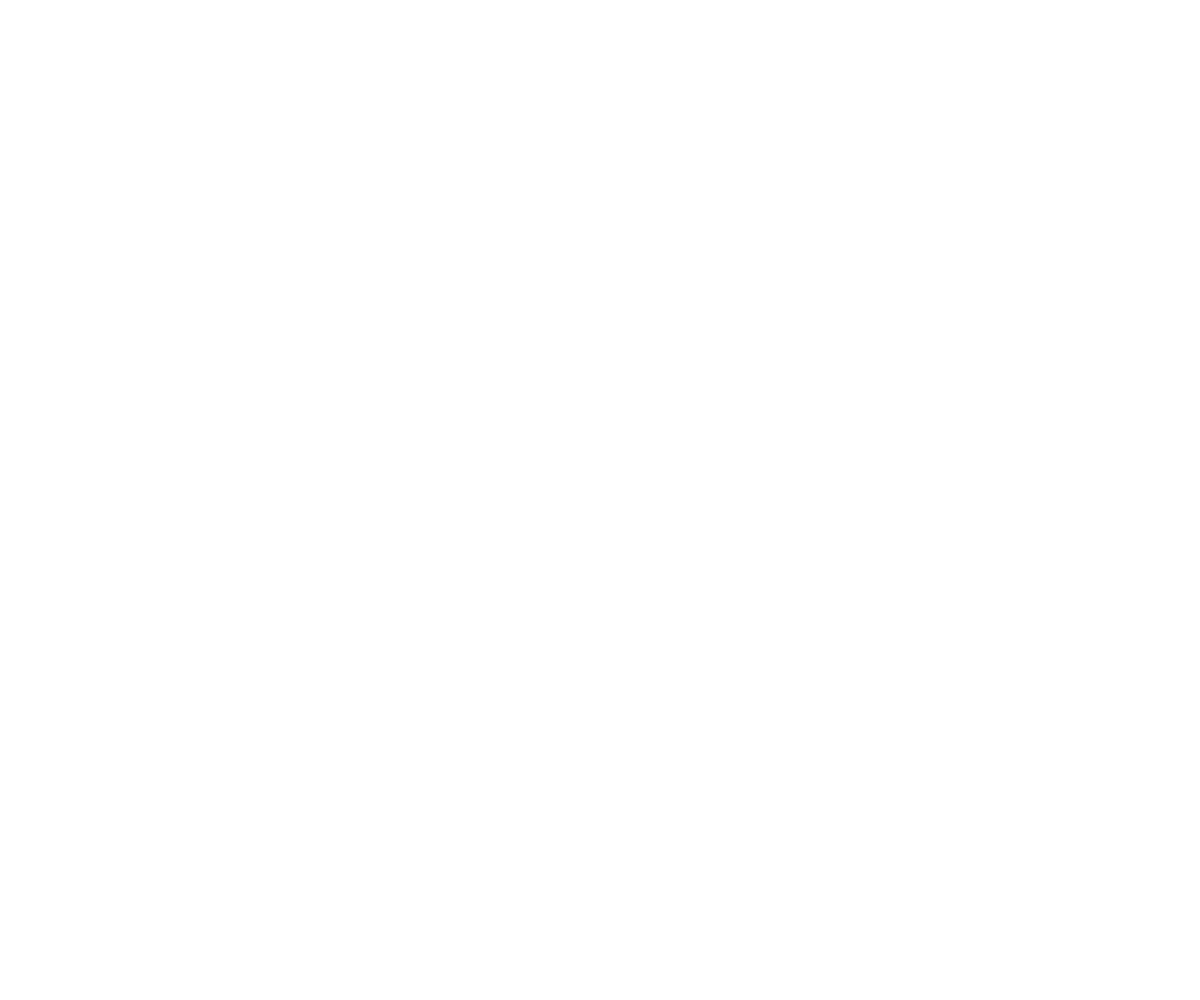
Frame 1 (no input)
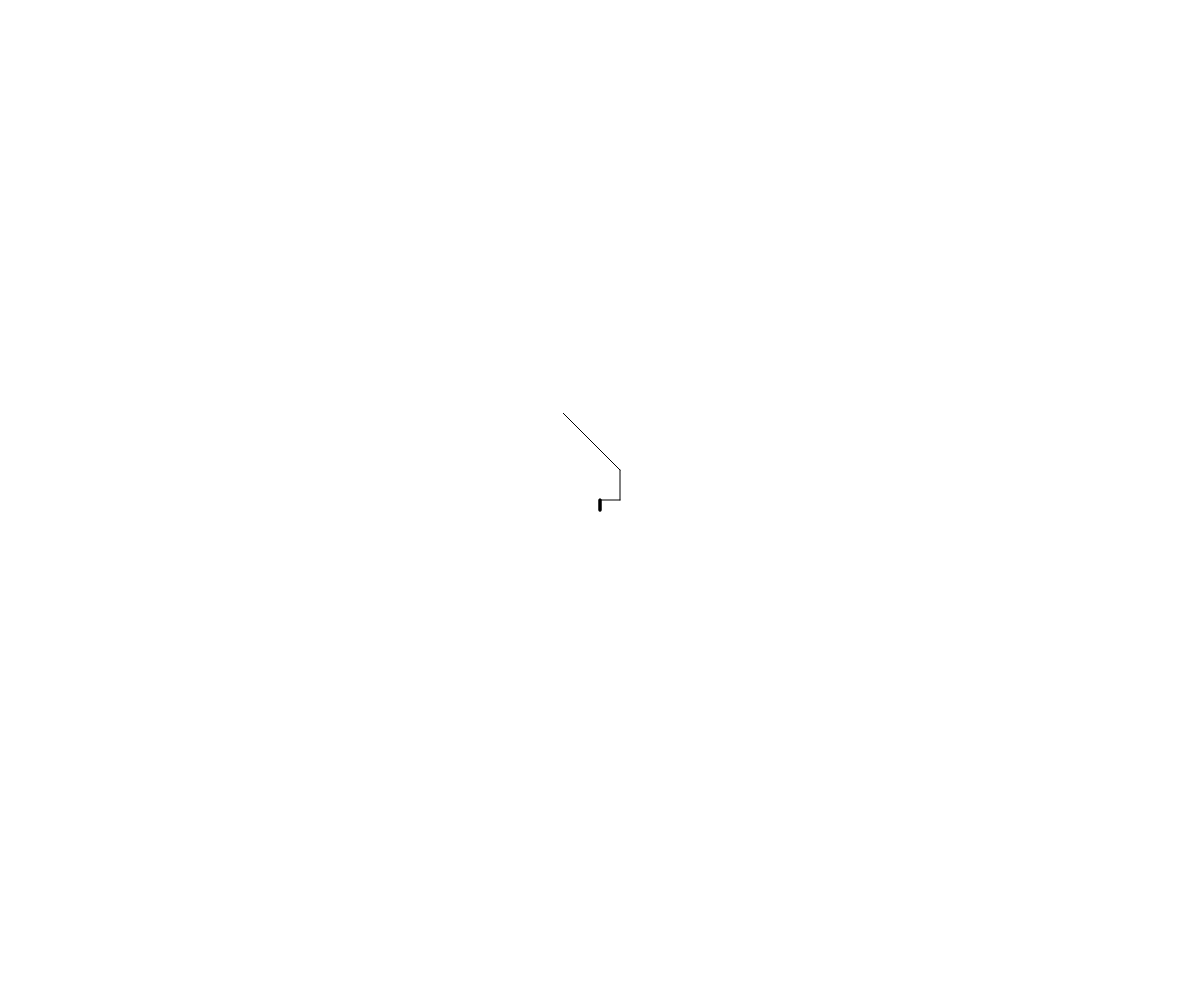
Frame 60 (no input)
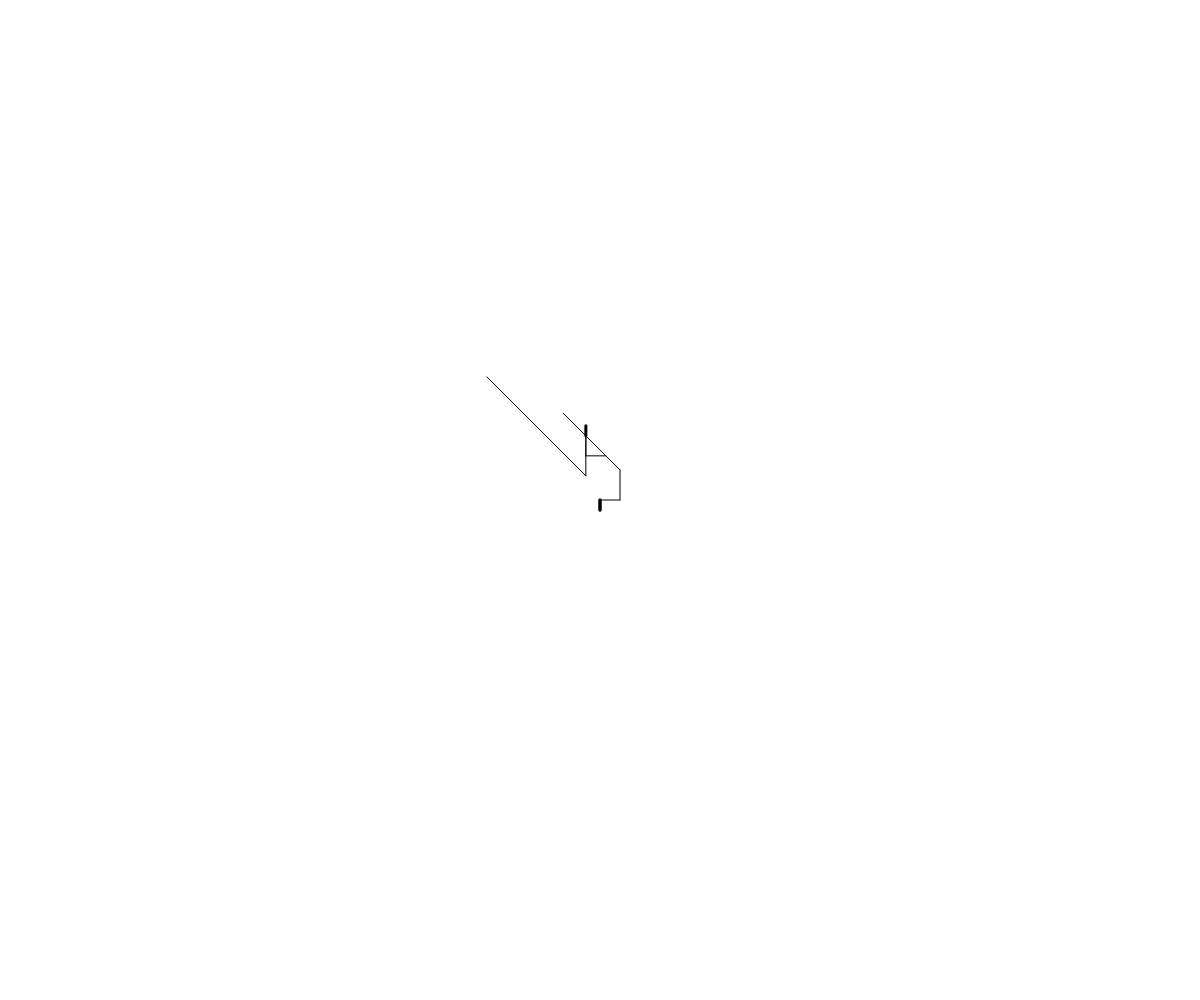
Frame 120 (the mouse pressed at the canvas centre since frame 60)

The p5.js sketch that drew these frames (run headless with seeded random() and noise() and a simulated clock; from frame 60 on, the mouse is pressed at the canvas centre):

// p5.js sketch
// ── sketch.js
let x, y;
let lineWeight = 1;

function setup() {
  createCanvas(windowWidth, windowHeight);
  x = width / 2;
  y = height / 2;
  background(255);
}

function draw() {
  if (frameCount % 10 == 0) { // Execute every second
    let dice1 = rollDice();
    let dice2 = rollDice();
    let length = dice1 * 10; // Convert dice roll to digital cm (assuming 1 cm = 10 pixels)
    let direction = dice2;

    // Check special conditions
    if (dice1 + dice2 == 6) {
      length *= 2;
    } else if (dice1 + dice2 == 12) {
      length = 10; // 1 digital cm
    }

    if (dice1 == dice2) {
      strokeWeight(lineWeight * 3);
    } else {
      strokeWeight(lineWeight);
    }

    let newX = x;
    let newY = y;

    // Determine the direction
    switch (direction) {
      case 1:
        newY -= length;
        break;
      case 2:
        newX -= length * cos(PI / 4);
        newY -= length * sin(PI / 4);
        break;
      case 3:
        newX -= length;
        break;
      case 4:
        newX += length * cos(PI / 4);
        newY += length * sin(PI / 4);
        break;
      case 5:
        newX += length;
        break;
      case 6:
        newY += length;
        break;
    }

    // Check if the new position is outside the canvas and wrap around
    let wrapped = false;
    if (newX < 0) {
      newX = width + newX;
      wrapped = true;
    } else if (newX > width) {
      newX = newX - width;
      wrapped = true;
    }
    if (newY < 0) {
      newY = height + newY;
      wrapped = true;
    } else if (newY > height) {
      newY = newY - height;
      wrapped = true;
    }

    // Draw the line only if it does not wrap around vertically
    if (wrapped && (direction == 1 || direction == 6)) {
      // Just move the current position
      x = newX;
      y = newY;
    } else {
      // Draw the line
      line(x, y, newX, newY);
      x = newX;
      y = newY;
    }
  }
}


function rollDice() {
  return Math.floor(Math.random() * 6) + 1;
}

function windowResized() {
  resizeCanvas(windowWidth, windowHeight);
  x = width / 2;
  y = height / 2;
}
